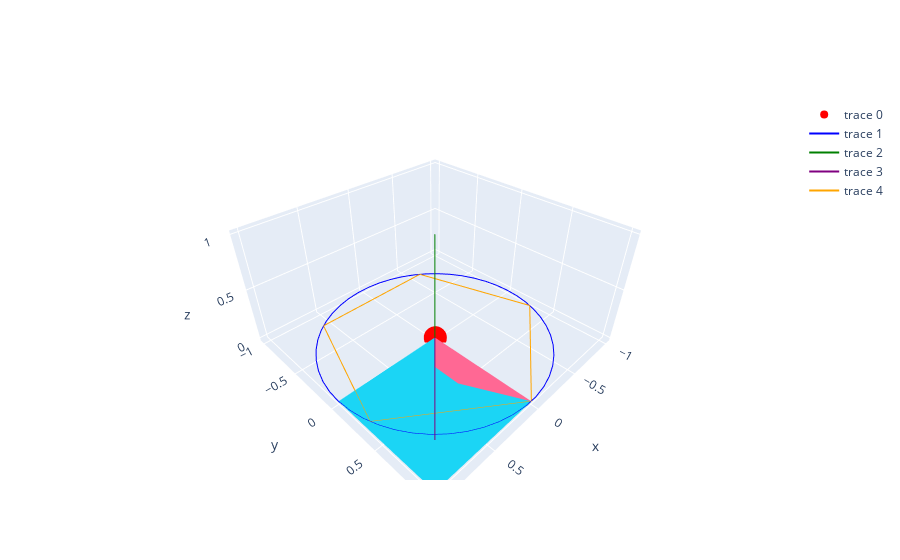

Notebook source saved alongside this figure:
### Code cell
from kvrrj.geometry.to_plotly import (
    to_plotly,
    Point2D,
    Vector2D,
    Vector3D,
    Point3D,
    Arc2D,
    Arc3D,
    Plane,
    Ray2D,
    Ray3D,
    LineSegment2D,
    Polyline2D,
    Polyline3D,
    LineSegment3D,
    Face3D,
    Polygon2D
)
from kvrrj.geometry.to_shapely import to_shapely


import plotly.graph_objects as go
# import plotly.io as pio
# pio.renderers.default = "vscode"
from plotly.subplots import make_subplots

# creta efig with two subplots, one for 2D and one for 3D
# fig = go.Figure()
# fig.add_trace(to_plotly(Point2D(), marker={"color": "red"}))
# fig.add_trace(to_plotly(Arc2D(c=Point2D(), r=1), marker={"color": "blue"}))
# fig.add_trace(to_plotly(Ray2D(p=Point2D(), v=Vector2D(0, 1)), marker={"color": "green"}))
# fig.add_trace(to_plotly(LineSegment2D(p=Point2D(), v=Vector2D(1, 1)), marker={"color": "purple"}))
# fig.add_trace(to_plotly(Polyline2D.from_polygon(Polygon2D.from_regular_polygon(number_of_sides=5)), marker={"color": "orange"}))
# fig.show()

fig = go.Figure()
fig.add_trace(to_plotly(Point3D(), marker={"color": "red"}))
fig.add_trace(to_plotly(Arc3D(plane=Plane(), radius=1), marker={"color": "blue"}))
fig.add_trace(to_plotly(Ray3D(p=Point3D(), v=Vector3D(0, 0, 1)), marker={"color": "green"}))
fig.add_trace(to_plotly(LineSegment3D(p=Point3D(), v=Vector3D(1, 1, 0.5)), marker={"color": "purple"}))
fig.add_trace(
    to_plotly(
        Polyline3D.from_polyline2d(
            Polyline2D.from_polygon(Polygon2D.from_regular_polygon(number_of_sides=5))
        ),
        marker={"color": "orange"},
    )
)
fig.add_traces(to_plotly(
    Face3D(boundary=[Point3D(), Point3D(1, 0, 0), Point3D(1, 1, 0), Point3D(0, 1, 0)], holes=[[Point3D(0.25, 0.25, 0), Point3D(0.25, 0.5, 0), Point3D(0.5, 0.25)]]),
))
fig.show()

### Figure 1 — Plotly figure (JSON) as saved in the notebook; plotly's stock layout.template omitted (floating-point values rounded to 4 significant figures)
{"data": [{"marker": {"color": "red"}, "mode": "markers", "type": "scatter3d", "x": [0], "y": [0], "z": [0]}, {"marker": {"color": "blue"}, "mode": "lines", "type": "scatter3d", "x": [1, 0.9921, 0.9686, 0.9298, 0.8763, 0.809, 0.729, 0.6374, 0.5358, 0.4258, 0.309, 0.1874, 0.06279, -0.06279, -0.1874, -0.309, -0.4258, -0.5358, -0.6374, -0.729, -0.809, -0.8763, -0.9298, -0.9686, -0.9921, -1, -0.9921, -0.9686, -0.9298, -0.8763, -0.809, -0.729, -0.6374, -0.5358, -0.4258, -0.309, -0.1874, -0.06279, 0.06279, 0.1874, 0.309, 0.4258, 0.5358, 0.6374, 0.729, 0.809, 0.8763, 0.9298, 0.9686, 0.9921, 1], "y": [0, 0.1253, 0.2487, 0.3681, 0.4818, 0.5878, 0.6845, 0.7705, 0.8443, 0.9048, 0.9511, 0.9823, 0.998, 0.998, 0.9823, 0.9511, 0.9048, 0.8443, 0.7705, 0.6845, 0.5878, 0.4818, 0.3681, 0.2487, 0.1253, -7.657e-16, -0.1253, -0.2487, -0.3681, -0.4818, -0.5878, -0.6845, -0.7705, -0.8443, -0.9048, -0.9511, -0.9823, -0.998, -0.998, -0.9823, -0.9511, -0.9048, -0.8443, -0.7705, -0.6845, -0.5878, -0.4818, -0.3681, -0.2487, -0.1253, 2.665e-15], "z": [0, 0, 0, 0, 0, 0, 0, 0, 0, 0, 0, 0, 0, 0, 0, 0, 0, 0, 0, 0, 0, 0, 0, 0, 0, 0, 0, 0, 0, 0, 0, 0, 0, 0, 0, 0, 0, 0, 0, 0, 0, 0, 0, 0, 0, 0, 0, 0, 0, 0, 0]}, {"marker": {"color": "green"}, "mode": "lines", "type": "scatter3d", "x": [0, 0], "y": [0, 0], "z": [0, 1]}, {"marker": {"color": "purple"}, "mode": "lines", "type": "scatter3d", "x": [0, 1], "y": [0, 1], "z": [0, 0.5]}, {"marker": {"color": "orange"}, "mode": "lines", "type": "scatter3d", "x": [0, -0.9511, -0.5878, 0.5878, 0.9511, 0], "y": [1, 0.309, -0.809, -0.809, 0.309, 1], "z": [0, 0, 0, 0, 0, 0]}, {"type": "mesh3d", "x": [0.25, 0.5, 0.25, 0, 1, 1, 0], "y": [0.5, 0.25, 0.25, 0, 0, 1, 1], "z": [0, 0, 0, 0, 0, 0, 0]}, {"type": "mesh3d", "x": [0, 0.25, 0.25, 0], "y": [0, 0.25, 0.5, 1], "z": [0, 0, 0, 0]}], "layout": {}}
